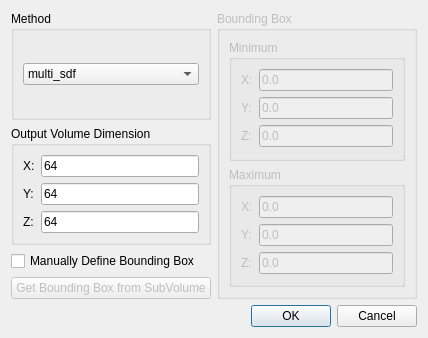
<?xml version="1.0" encoding="UTF-8"?>
<ui version="4.0">
 <class>SignedDistanceFunctionDialog</class>
 <widget class="QWidget" name="SignedDistanceFunctionDialog">
  <property name="geometry">
   <rect>
    <x>0</x>
    <y>0</y>
    <width>428</width>
    <height>338</height>
   </rect>
  </property>
  <property name="windowTitle">
   <string>Form</string>
  </property>
  <layout class="QGridLayout" name="gridLayout_5">
   <item row="0" column="0">
    <widget class="QGroupBox" name="_methodGroup">
     <property name="title">
      <string>Method</string>
     </property>
     <layout class="QGridLayout" name="gridLayout">
      <item row="0" column="0">
       <widget class="QComboBox" name="_method">
        <item>
         <property name="text">
          <string>multi_sdf</string>
         </property>
        </item>
        <item>
         <property name="text">
          <string>SignDistanceFunction</string>
         </property>
        </item>
       </widget>
      </item>
     </layout>
    </widget>
   </item>
   <item row="0" column="1" rowspan="4">
    <widget class="QGroupBox" name="_boundingBoxGroup">
     <property name="enabled">
      <bool>false</bool>
     </property>
     <property name="title">
      <string>Bounding Box</string>
     </property>
     <layout class="QVBoxLayout" name="verticalLayout">
      <item>
       <widget class="QGroupBox" name="_minGroup">
        <property name="title">
         <string>Minimum</string>
        </property>
        <layout class="QGridLayout" name="gridLayout_2">
         <item row="0" column="0">
          <widget class="QLabel" name="_minXText">
           <property name="text">
            <string>X:</string>
           </property>
           <property name="wordWrap">
            <bool>false</bool>
           </property>
          </widget>
         </item>
         <item row="0" column="1">
          <widget class="QLineEdit" name="_boundingBoxMinX">
           <property name="text">
            <string>0.0</string>
           </property>
          </widget>
         </item>
         <item row="1" column="0">
          <widget class="QLabel" name="_minYText">
           <property name="text">
            <string>Y:</string>
           </property>
           <property name="wordWrap">
            <bool>false</bool>
           </property>
          </widget>
         </item>
         <item row="1" column="1">
          <widget class="QLineEdit" name="_boundingBoxMinY">
           <property name="text">
            <string>0.0</string>
           </property>
          </widget>
         </item>
         <item row="2" column="0">
          <widget class="QLabel" name="_minZText">
           <property name="text">
            <string>Z:</string>
           </property>
           <property name="wordWrap">
            <bool>false</bool>
           </property>
          </widget>
         </item>
         <item row="2" column="1">
          <widget class="QLineEdit" name="_boundingBoxMinZ">
           <property name="text">
            <string>0.0</string>
           </property>
          </widget>
         </item>
        </layout>
       </widget>
      </item>
      <item>
       <widget class="QGroupBox" name="_maxGroup">
        <property name="title">
         <string>Maximum</string>
        </property>
        <layout class="QGridLayout" name="gridLayout_3">
         <item row="0" column="0">
          <widget class="QLabel" name="_maxXText">
           <property name="text">
            <string>X:</string>
           </property>
           <property name="wordWrap">
            <bool>false</bool>
           </property>
          </widget>
         </item>
         <item row="0" column="1">
          <widget class="QLineEdit" name="_boundingBoxMaxX">
           <property name="text">
            <string>0.0</string>
           </property>
          </widget>
         </item>
         <item row="1" column="0">
          <widget class="QLabel" name="_maxYText">
           <property name="text">
            <string>Y:</string>
           </property>
           <property name="wordWrap">
            <bool>false</bool>
           </property>
          </widget>
         </item>
         <item row="1" column="1">
          <widget class="QLineEdit" name="_boundingBoxMaxY">
           <property name="text">
            <string>0.0</string>
           </property>
          </widget>
         </item>
         <item row="2" column="0">
          <widget class="QLabel" name="_maxZText">
           <property name="text">
            <string>Z:</string>
           </property>
           <property name="wordWrap">
            <bool>false</bool>
           </property>
          </widget>
         </item>
         <item row="2" column="1">
          <widget class="QLineEdit" name="_boundingBoxMaxZ">
           <property name="text">
            <string>0.0</string>
           </property>
          </widget>
         </item>
        </layout>
       </widget>
      </item>
     </layout>
    </widget>
   </item>
   <item row="1" column="0">
    <widget class="QGroupBox" name="_dimensionGroup">
     <property name="title">
      <string>Output Volume Dimension</string>
     </property>
     <layout class="QGridLayout" name="gridLayout_4">
      <item row="0" column="0">
       <widget class="QLabel" name="_dimXText">
        <property name="text">
         <string>X:</string>
        </property>
        <property name="wordWrap">
         <bool>false</bool>
        </property>
       </widget>
      </item>
      <item row="0" column="1">
       <widget class="QLineEdit" name="_dimensionX">
        <property name="text">
         <string>64</string>
        </property>
       </widget>
      </item>
      <item row="1" column="0">
       <widget class="QLabel" name="_dimYText">
        <property name="text">
         <string>Y:</string>
        </property>
        <property name="wordWrap">
         <bool>false</bool>
        </property>
       </widget>
      </item>
      <item row="1" column="1">
       <widget class="QLineEdit" name="_dimensionY">
        <property name="text">
         <string>64</string>
        </property>
       </widget>
      </item>
      <item row="2" column="0">
       <widget class="QLabel" name="_dimZText">
        <property name="text">
         <string>Z:</string>
        </property>
        <property name="wordWrap">
         <bool>false</bool>
        </property>
       </widget>
      </item>
      <item row="2" column="1">
       <widget class="QLineEdit" name="_dimensionZ">
        <property name="text">
         <string>64</string>
        </property>
       </widget>
      </item>
     </layout>
    </widget>
   </item>
   <item row="2" column="0">
    <widget class="QCheckBox" name="_usingBoundingBox">
     <property name="text">
      <string>Manually Define Bounding Box</string>
     </property>
    </widget>
   </item>
   <item row="3" column="0">
    <widget class="QPushButton" name="_subVolBoxButton">
     <property name="enabled">
      <bool>false</bool>
     </property>
     <property name="text">
      <string>Get Bounding Box from SubVolume</string>
     </property>
    </widget>
   </item>
   <item row="4" column="0" colspan="2">
    <widget class="QDialogButtonBox" name="_buttonBox">
     <property name="orientation">
      <enum>Qt::Horizontal</enum>
     </property>
     <property name="standardButtons">
      <set>QDialogButtonBox::Cancel|QDialogButtonBox::Ok</set>
     </property>
    </widget>
   </item>
  </layout>
 </widget>
 <resources/>
 <connections/>
</ui>
